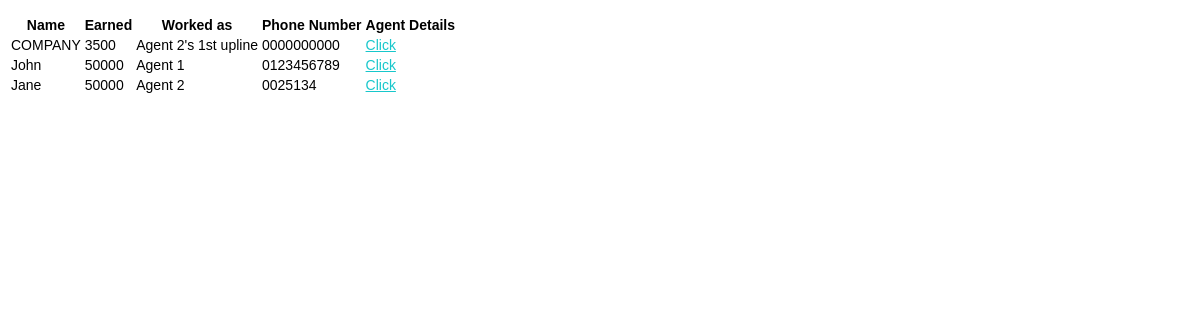
Page /closing_agents.php?id=1 (signed in) on the committed database.
### tables this page shows
CREATE TABLE `agent_involved_in_closing` (
  `Agent_ID` int(11) NOT NULL,
  `Closing_ID` int(11) NOT NULL,
  `earning` double NOT NULL,
  `workedAs` tinyint(4) NOT NULL
);

CREATE TABLE `agent` (
  `Agent_ID` int(11) NOT NULL,
  `Name` varchar(150) NOT NULL,
  `ImmediateUpline_ID` int(11) DEFAULT NULL,
  `Status` tinyint(4) NOT NULL,
  `PhoneNumber` varchar(30) NOT NULL
);

### closing_agents.php (the view, shortened to what this page needs)
<!DOCTYPE html>
<html>
    <head>
      <link type='text/css' rel='stylesheet' href='style.css'/>
 </head>
 <body>
      <p>
        <?php
        	include('session.php');
          $row = $_GET["id"];
          $idSQL = "SELECT Agent.Agent_ID, Agent.Name, agent_involved_in_closing.earning,
                      agent_involved_in_closing.workedAs, PhoneNumber
                    from Agent_involved_in_closing, Agent
                    where Agent.Agent_ID = agent_involved_in_closing.Agent_ID
                    AND Closing_ID = ". $row;
          $idResults = mysqli_query($db, $idSQL);
          if ($idResults->num_rows > 0) {
            echo "<table>";
            echo "<tr> <th>Name</th> <th>Earned</th> <th>Worked as</th>
                <th>Phone Number</th> <th>Agent Details</th> </tr>";
            while($agentRow = $idResults->fetch_assoc()) {
              $workedAs = setWorkedAs($agentRow["workedAs"]);
              echo "<tr><td> " . $agentRow["Name"]. " </td>";
              echo "<td> " . $agentRow["earning"]. " </td>";
              echo "<td> " .  $workedAs . " </td>";
              echo "<td> " . $agentRow["PhoneNumber"]. " </td>";
              ?>
                <td>
                  <a class="btn btn-warning" href='agent_details.php?id=<?php echo $agentRow["Agent_ID"]; ?>'>Click</a>
                </td></tr>
              <?php
            }
          } else {
            echo "No agents found";
          }
        ?>
      </p>
    </body>
    <?php
      function setWorkedAs($code){
        $workedAs = "";
        if($code>18){
          $workedAs = "Agent 4";
        }else if($code>12){
          $workedAs = "Agent 3";
        }else if($code>6){
          $workedAs = "Agent 2";
        }else{
          $workedAs = "Agent 1";
        }
        if($code%6==0){
          $workedAs .= "'s 3rd upline";
        }else if($code%6==1){
        }else if($code%6==2){
          $workedAs .= "'s Branch President";
        }else if($code%6==3){
          $workedAs .= "'s Vice President";
        }else if($code%6==4){
          $workedAs .= "'s 1st upline";
        }else {
          $workedAs .= "'s 2nd upline";
        }
        return $workedAs;
      }
    ?>
</html>

### style.css (style rules this page uses)
body { font-family:Arial, Helvetica, sans-serif; font-size:14px; height: 100%; }
a { color: #17C7CB; }
td { vertical-align: middle !important; }

### rows in the picture
agent_involved_in_closing: Agent_ID.Name "COMPANY", earning "3500", workedAs "Agent 2's 1st upline", Agent_ID.PhoneNumber "0000000000"
agent_involved_in_closing: Agent_ID.Name "John", earning "50000", workedAs "Agent 1", Agent_ID.PhoneNumber "0123456789"
agent_involved_in_closing: Agent_ID.Name "Jane", earning "50000", workedAs "Agent 2", Agent_ID.PhoneNumber "0025134"
